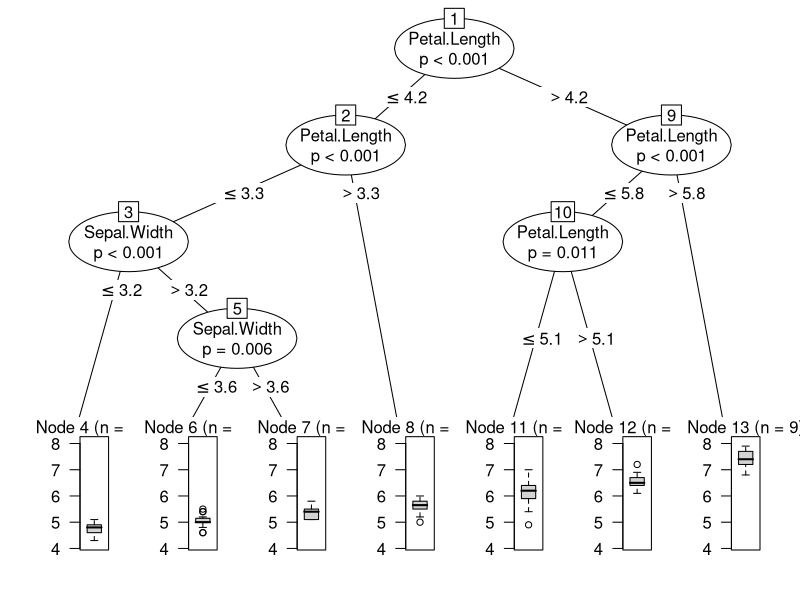

Source code (R):
#DT Regression
#Decision Tree
data("iris")
attach(iris)
str(iris)

#Data Partition
set.seed(117)
ind <- sample(2,nrow(iris),replace = TRUE,prob = c(0.8,0.2))
train <- iris[ind==1,]
test <- iris[ind==2,]

#DT
library(party)
tree1 <- ctree(Sepal.Length~.,train)
plot(tree1)
